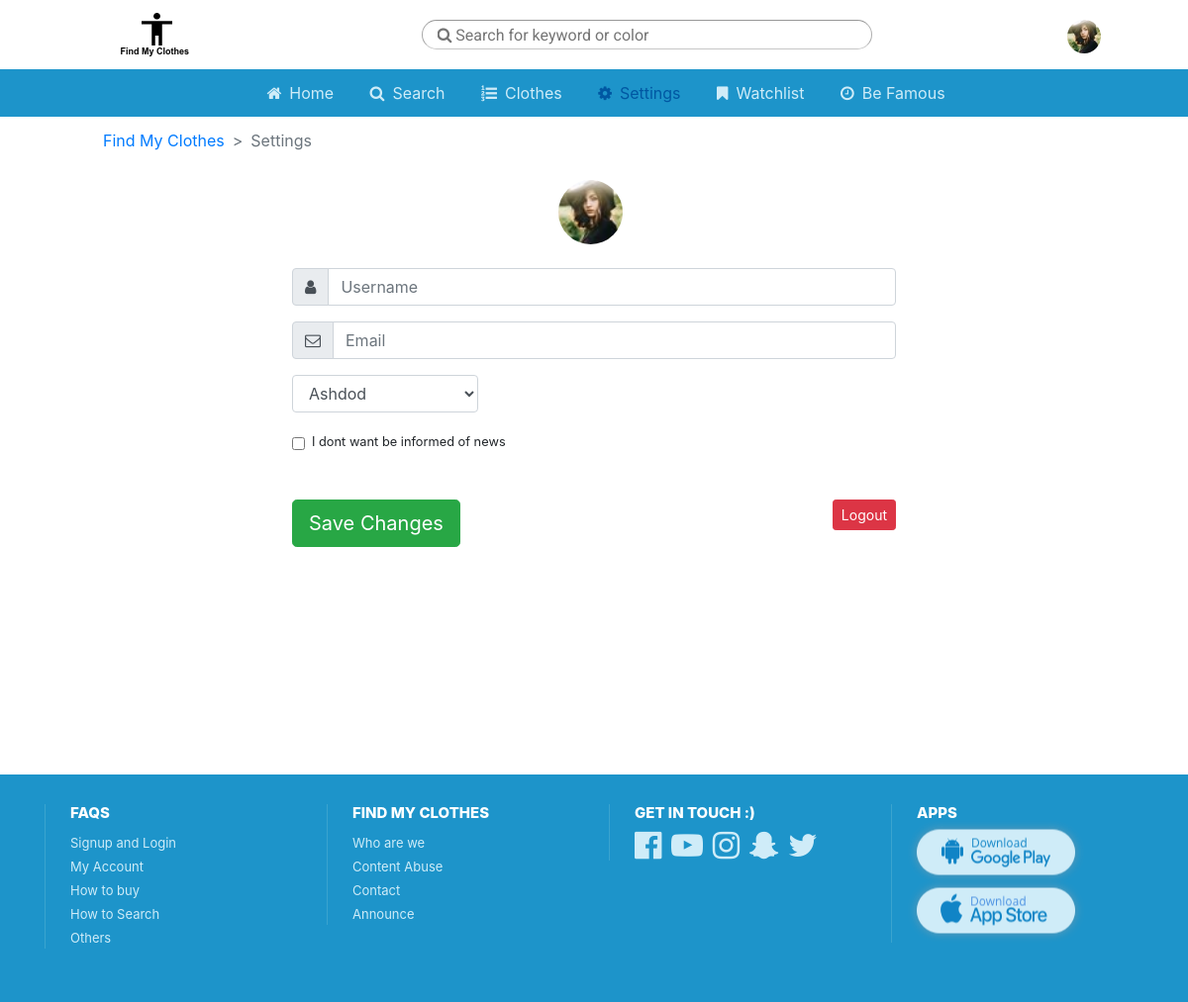
The app's page /settings.php, older data.
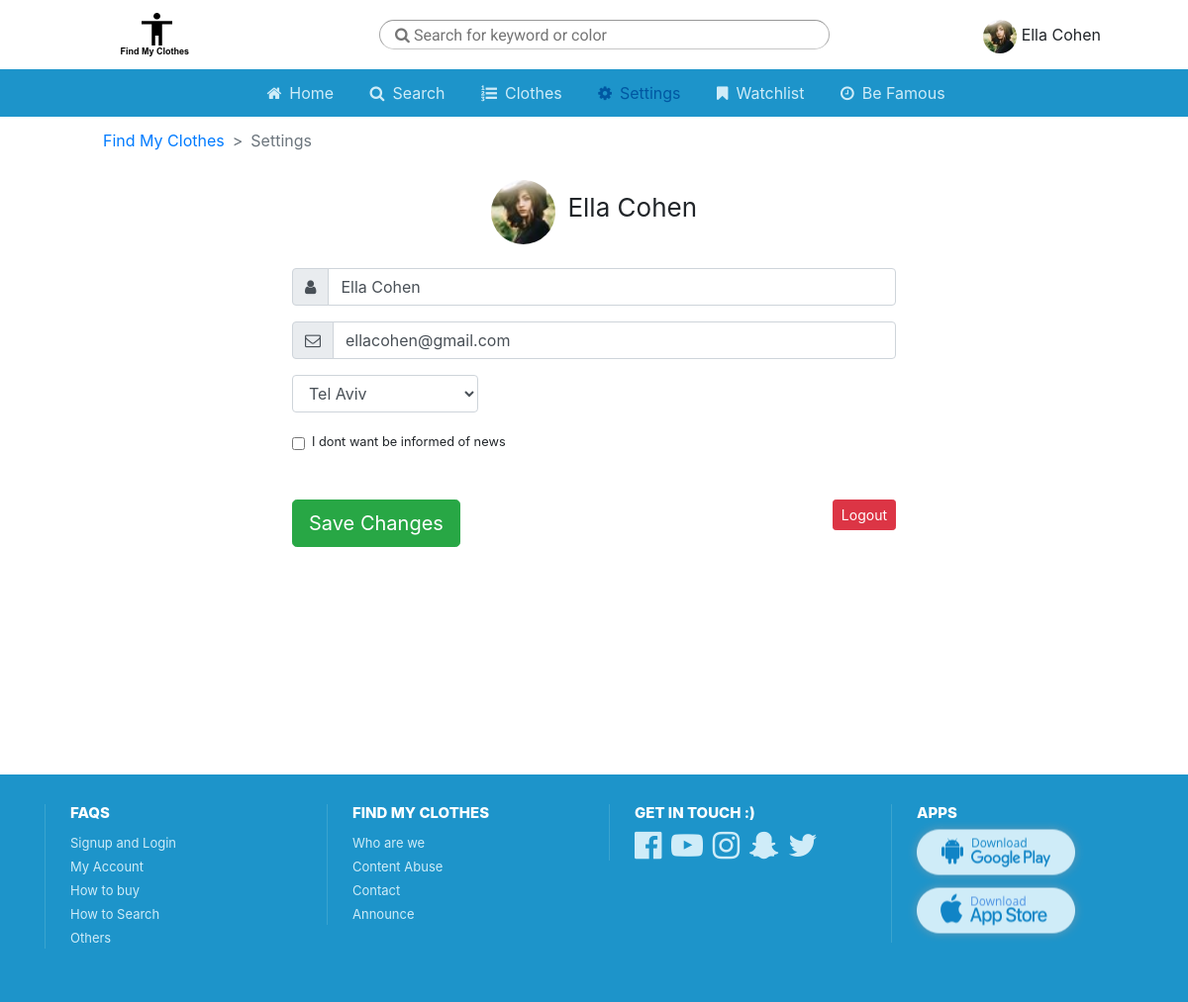
The same page, newer data.
### tables this page shows
CREATE TABLE IF NOT EXISTS `214_users` (
  `id` int(11) NOT NULL auto_increment,
  `name` varchar(255) NOT NULL,
  `email` varchar(255) NOT NULL,
  `city` varchar(255) NOT NULL,
  `push` tinyint(4) NOT NULL,
  PRIMARY KEY  (`id`)
);

### helper.php (called while the page is built, shortened)
<?php
$uid = $_SESSION['userid'];
function getDB(){
  $user     = "auxstudDB7c";
  $password = "auxstud7cDB1!";
  $dsn      = 'mysql:host=182.50.133.55;dbname=auxstudDB7c';
  $db       = new PDO($dsn, $user, $password);
  $db->setAttribute(PDO::ATTR_DEFAULT_FETCH_MODE, PDO::FETCH_OBJ);
  $db->exec("SET CHARACTER SET utf8");
  return $db;
}
function execSQL($query,$values,$return=true){
  $db = getDB();
  $st = $db->prepare($query);
  if ($st->execute($values)){
    if($return)  return $st->rowCount()==1?$st->fetch():$st->fetchAll();
    return true;
  }
  return false;
}
$user = execSQL("SELECT * from 214_users where id = :id",array(":id"=>$uid));
?>

### settings.php (the view, shortened to what this page needs)
<?php
include "helper.php";
  $active = "Settings";
  include "header.php";
  include "topnav.php";
  $cities = array("Ashdod","Ashkelon","Beer Sheva","Guivataym","Haifa","Ramat Gan","Tel Aviv");
  ?>
  <div class="container">
    <div class="row settings text-center mt-3 mx-auto">
      <div class="col-10 offset-1">
        <img src="img/profile.jpg" alt="" class="img-fluid rounded-circle">
        <span class="ml-2 userdropname"><?php echo $user->name; ?></span>
      </div>
      <div class="col-10 offset-1 mt-4">
        <form action="updateSettings.php" method="GET">
          <div class="input-group mb-3">
            <div class="input-group-prepend">
              <span class="input-group-text" id="user-addon1"><i class="fa fa-user"></i></span>
            </div>
            <input type="text" class="form-control" placeholder="Username" aria-label="Username" aria-describedby="user-addon1"  pattern=".{3,}" name="username" value="<?php echo $user->name;?>" >
          </div>
          <div class="input-group mb-3">
            <div class="input-group-prepend">
              <span class="input-group-text" id="mail-addon1"><i class="fa fa-envelope-o"></i></span>
            </div>
            <input type="email" class="form-control" placeholder="Email" name="email" value="<?php echo $user->email;?>" aria-label="Email" aria-describedby="mail-addon1">
          </div>
          <div class="pl-0 col-8 col-md-4 mb-3">
            <select class="form-control" name="city">
              <optgroup label="Cities">
                <?php foreach ($cities as $c){ ?>
                  <option<?php if ($c == $user->city) echo " selected";?> value="<?php echo $c;?>"><?php echo $c;?></option>
                <?php } ?>
              </optgroup>
            </select>
          </div>
          <div class="form-check col text-left mb-5">
            <label class="form-check-label small">
              <input type="checkbox" name="push" class="form-check-input" <?php echo $user->push?"checked":""?>>
              I dont want be informed of news
            </label>
          </div>
          <input type="submit" class="btn btn-lg btn-success float-left" value="Save Changes">
          <button type="button" class="btn btn-sm btn-danger float-md-right">Logout</button>
        </form>
      </div>
    </div>
  </div>
  <?php
  include "footer.php";
?>

### header.php (shortened to what this page needs)
<!DOCTYPE html>
<html>
  <head>
<link rel="stylesheet" href="https://maxcdn.bootstrapcdn.com/bootstrap/4.0.0/css/bootstrap.min.css">
<link href="https://maxcdn.bootstrapcdn.com/font-awesome/4.7.0/css/font-awesome.min.css" rel="stylesheet">
<link href="css/style.css" rel="stylesheet">
<link rel="stylesheet" href="https://cdnjs.cloudflare.com/ajax/libs/limonte-sweetalert2/7.1.3/sweetalert2.min.css" />
</head>
<body>

### topnav.php (shortened to what this page needs)
<?php
$navitems = array(
  (object) array("name"=>"Home","page"=>"index.php","icon"=> "home","text"=>"Home"),
  (object) array("name"=>"Search","page"=>"search.php","icon"=> "search","text"=>"Search"),
  (object) array("name"=>"History","page"=>"myHistory.php","icon"=> "list-ol","text"=>"Clothes"),
  (object) array("name"=>"Settings","page"=>"settings.php","icon"=> "cog","text"=>"Settings"),
  (object) array("name"=>"Watchlist","page"=>"watchlist.php","icon"=> "bookmark","text"=>"Watchlist"),
  (object) array("name"=>"Famous","page"=>"famous.php","icon"=> "clock-o","text"=>"Be Famous")
);
?>
<nav class="navbar top fixed navbar-lightBlue">
  <div class="wrapper">
    <div class="d-none d-md-block text-center">
      <a class="logo float-left" href=".">Logo</a>
      <form class="d-inline" action="searchAdv.php" method="post">
        <input type="text" class="search" name="search" placeholder=" Search for keyword or color" value=""></form>
      <div class="drop-user float-right">
				<img src="img/profile.jpg" class="img-fluid rounded-circle" alt="profile img">
			  <span class="userdropname"><?php echo $user->name;?></span>
				</div>
      </div>
    </div>
	</nav>
  <nav class="navbar menu fixed navbar-lightBlue d-none d-md-flex">
    <div class="wrapper">
      <ul class="nav navbar-nav d-inline-flex w-100 text-center">
    <li class="nav-item">
      <ul class="list-inline-mb-0">
        <?php foreach ($navitems as $ni){
          if (isset($active) && $active === $ni->name) $name = $ni->name;
          ?>
            <li class="pl-2 pr-2 mr-3 list-inline-item<?php if (isset($active) && $active === $ni->name) echo " active";?>"> <a href ="<?php echo $ni->page;?>"><i class="pr-2 fa fa-<?php echo $ni->icon;?>"></i><?php echo $ni->text;?></a></li>
        <?php } ?>
      </ul>
    </li>
  </ul>
    </div>
  </nav>
<div class="wrapper">
  <?php include "breadcrumbs.php" ?>

### breadcrumbs.php
<nav aria-label="breadcrumb" class="d-none d-md-block">
  <ol class="breadcrumb">
    <li class="breadcrumb-item"><a href="index.php">Find My Clothes</a></li>
    <?php if (isset($active) && $active!="Home"){ ?>
    <li class="breadcrumb-item active" aria-current="page"><?php echo $name;?></li>
    <?php } else if (isset($titlestack)){ ?>
    <li class="breadcrumb-item" aria-current="page"><?php echo generateBreadcrumb(); ?></li>
    <li class="breadcrumb-item active" aria-current="page"><?php echo $titlestack;?></li>
  <?php } ?>
  </ol>
</nav>

### footer.php
</div>
<div class="setfooter d-none d-md-flex">
</div>
<footer class="d-none d-md-flex">
			<div class="container">
				<div class="row">
					<div class="col-lg-3 col-md-3 col-sm-3 hidden-xs">
						<div class="single_footer_widget">
							<h3>FAQs</h3>
							<ul>
								<li><a href="#">Signup and Login</a></li>
								<li><a href="#">My Account</a></li>
								<li><a href="#">How to buy</a></li>
								<li><a href="#">How to Search</a></li>
								<li><a href="#">Others</a></li>
								</ul>
						</div>
					</div>
					<div class="col-lg-3 col-md-3 col-sm-3 col-xs-12 hidden-xs">
						<div class="single_footer_widget">
							<h3>Find My Clothes</h3>
							<ul>
								<li><a href="#">Who are we</a></li>
								<li><a href="#">Content Abuse</a></li>
								<li><a href="#">Contact</a></li>
								<li><a href="#">Announce</a></li>
							</ul>
						</div>
					</div>
					<div class="col-lg-3 col-md-3 col-sm-3 col-xs-7">
						<div class="single_footer_widget links-social">
							<h3>Get in touch :)</h3>
							<a href="https://www.facebook.com" target="_blank"><i class="fa fa-2x fa-facebook-official pull-left"></i></a>
							<a href="https://youtube.com" target="_blank"><i class="fa fa-2x fa-youtube-play pull-left"></i></a>
							<a href="https://www.instagram.com/" target="_blank"><i class="fa fa-2x fa-instagram pull-left"></i></a>
							<a href="https://www.snapchat.com/add" target="_blank"><i class="fa fa-2x fa-snapchat-ghost pull-left"></i></a>
							<a href="https://twitter.com" target="_blank"><i class="fa fa-2x fa-twitter pull-left"></i></a>
						</div>
					</div>
					<div class="col-lg-3 col-md-3 col-sm-3 col-xs-5">
						<div class="single_footer_widget apps">
							<h3>Apps</h3>
							<ul>
								<li class="btn-app"><a href="https://play.google.com/store" target="_blank"><div class="app-android"></div></a></li>
								<li class="btn-app-apple"><a href="https://www.apple.com/ios/app-store/" target="_blank"><div class="app-apple"></div></a></li>
							</ul>
						</div>
					</div>
				</div>
			</div>
		</footer>
</body>
</html>

### css/style.css (style rules this page uses)
html,b,strong { font-family: 'Roboto', sans-serif; }
button { cursor: pointer; }
ol.breadcrumb { background: transparent; }
.breadcrumb-item+.breadcrumb-item::before { content: ">"; }
.drop-user img { width: 34px; }
.settings .rounded-circle { width: 65px; }
.settings .userdropname { font-size: 26px; }
.navbar-lightBlue { background-color: #1d94ca; padding: 0; height: 48px; }
.logo { background: url("../img/logo-small.png") no-repeat; width: 140px; background-repeat: no-repeat; display: inline-block; text-indent: -9999px; background-position:center; }
.wrapper,.navbar.fixed-bottom { max-width: 1024px; margin: 0 auto; width: 100%; }
.menu .list-inline-item a { color:#cfecf8 }
.menu .list-inline-item.active a, .menu .list-inline-item a:hover { color: #0057a2; }
footer { background-color: #1d94ca; padding: 30px 0; height: 230px; }
.setfooter { padding-bottom:230px }
.single_footer_widget { border-left: 1px solid #3aa4cf; padding-left: 25px }
.single_footer_widget h3 { font-size: 15px; color: #fff; font-weight: 800; text-transform: uppercase; margin-top: 0 }
.single_footer_widget ul { margin: 0; padding: 0; list-style: none }
.single_footer_widget ul li a { color: #cfecf8; font-size: 13px }
.single_footer_widget i { color: #cfecf8; }
.single_footer_widget .btn-app { margin-bottom: 14px }
.single_footer_widget.links-social { height: 57px }
.single_footer_widget.apps ul { margin-top: -10px }
.single_footer_widget.apps li a div { width: 180px; height: 65px; margin-left: -10px }
.single_footer_widget.apps li.btn-app .app-android { background: url('../img/bt_google_play_hover.png') center center no-repeat }
.single_footer_widget.apps li.btn-app-apple .app-apple { background: url('../img/bt_app_store_hover.png') center center no-repeat; margin-top: -20px }
.search { border-top: 1px solid #979797; border-left: 1px solid #a6a6a6; border-bottom: 1px solid #c7c7c7; border-right: 1px solid #adadad; width: 97%; border-radius: 20px; padding: 5px 5px 5px 15px; max-width: 455px; font-family: FontAwesome,'Roboto', sans-serif; max-height: 30px; }
.settings { max-width: 768px; }
@media only screen and (min-width: 767px) { .navbar.top { background:#FFF; height: 70px; line-height: 70px; } }

Row changes from the older to the newer data that the page shows:
added 214_users: name "Ella Cohen", username "Ella Cohen", email "ellacohen@gmail.com", city "Tel Aviv"
Text that changed along with them:
form field city: "Ashdod" → (not shown)
form field push: "☐" → (not shown)
